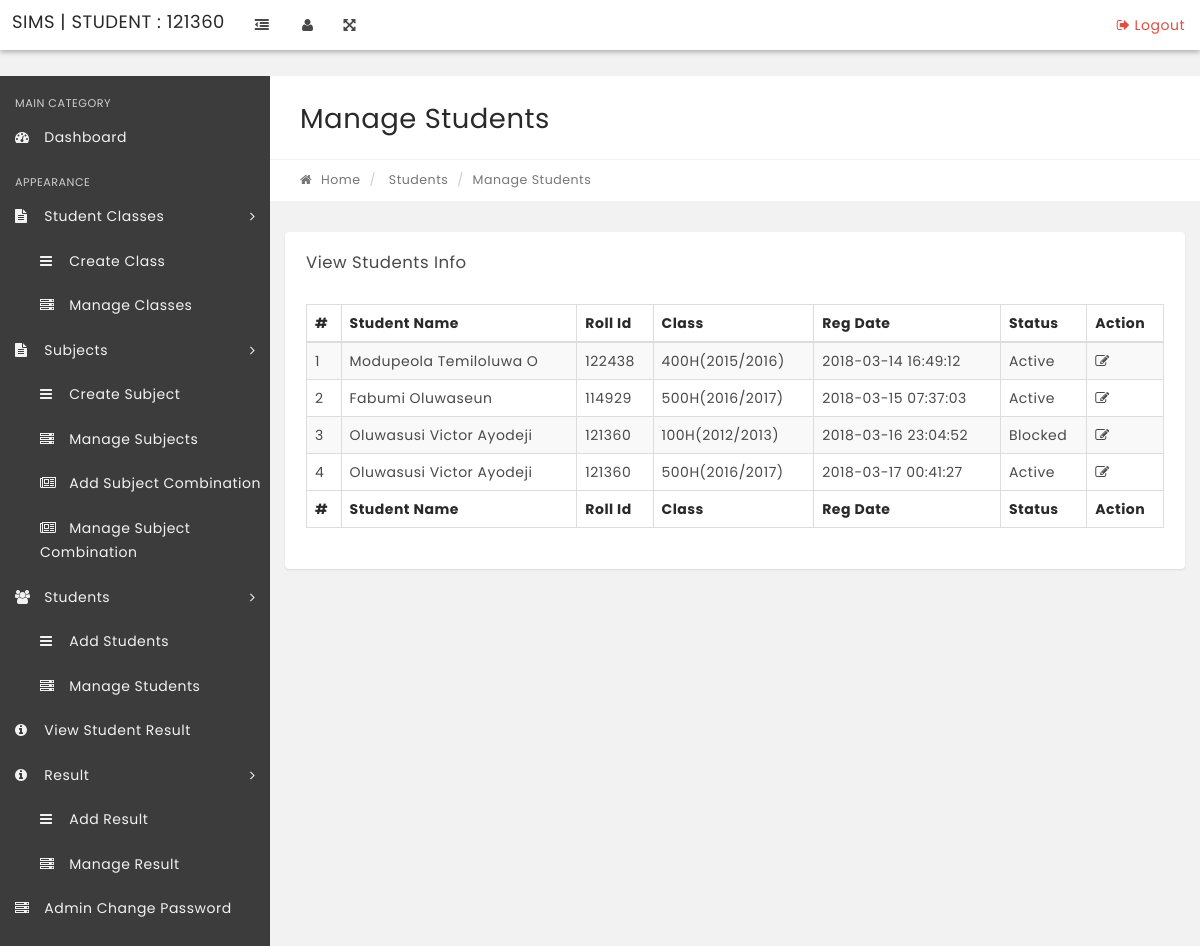
The page /admin/manage-results.php (signed in) on the database its author committed.
### tables this page shows
CREATE TABLE IF NOT EXISTS `tblstudents` (
  `StudentId` int(11) NOT NULL AUTO_INCREMENT,
  `StudentName` varchar(100) NOT NULL,
  `Rollid` varchar(6) NOT NULL,
  `StudentEmail` varchar(100) NOT NULL,
  `Gender` varchar(10) NOT NULL,
  `DOB` varchar(100) NOT NULL,
  `ClassId` int(11) NOT NULL,
  `RegDate` timestamp NOT NULL DEFAULT CURRENT_TIMESTAMP,
  `UpdationDate` timestamp NULL DEFAULT NULL ON UPDATE CURRENT_TIMESTAMP,
  `Status` int(1) NOT NULL,
  PRIMARY KEY (`StudentId`)
);

### admin/manage-results.php (the view, shortened to what this page needs)
<?php
include('includes/config.php');
if(strlen($_SESSION['alogin'])=="")
    {
    header("Location: index.php");
    }
    else{
?>
<!DOCTYPE html>
<html lang="en">
    <head>
        <link rel="stylesheet" href="css/bootstrap.min.css" media="screen" >
        <link rel="stylesheet" href="css/font-awesome.min.css" media="screen" >
        <link rel="stylesheet" href="css/animate-css/animate.min.css" media="screen" >
        <link rel="stylesheet" href="css/lobipanel/lobipanel.min.css" media="screen" >
        <link rel="stylesheet" href="css/prism/prism.css" media="screen" >
        <link rel="stylesheet" type="text/css" href="js/DataTables/datatables.min.css"/>
        <link rel="stylesheet" href="css/main.css" media="screen" >
    </head>
    <body class="top-navbar-fixed">
        <div class="main-wrapper">
   <?php include('includes/topbar.php');?>
            <div class="content-wrapper">
                <div class="content-container">
<?php include('includes/leftbar.php');?>
                    <div class="main-page">
                        <div class="container-fluid">
                            <div class="row page-title-div">
                                <div class="col-md-6">
                                    <h2 class="title">Manage Students</h2>
                                </div>
                            </div>
                            <div class="row breadcrumb-div">
                                <div class="col-md-6">
                                    <ul class="breadcrumb">
            							<li><a href="dashboard.php"><i class="fa fa-home"></i> Home</a></li>
                                        <li> Students</li>
            							<li class="active">Manage Students</li>
            						</ul>
                                </div>
                            </div>
                        </div>
                        <section class="section">
                            <div class="container-fluid">
                                <div class="row">
                                    <div class="col-md-12">
                                        <div class="panel">
                                            <div class="panel-heading">
                                                <div class="panel-title">
                                                    <h5>View Students Info</h5>
                                                </div>
                                            </div>
                                            <div class="panel-body p-20">
                                                <table id="example" class="display table table-striped table-bordered" cellspacing="0" width="100%">
                                                    <thead>
                                                        <tr>
                                                            <th>#</th>
                                                            <th>Student Name</th>
                                                            <th>Roll Id</th>
                                                            <th>Class</th>
                                                            <th>Reg Date</th>
                                                            <th>Status</th>
                                                            <th>Action</th>
                                                        </tr>
                                                    </thead>
                                                    <tfoot>
                                                        <tr>
                                                          <th>#</th>
                                                            <th>Student Name</th>
                                                            <th>Roll Id</th>
                                                            <th>Class</th>
                                                            <th>Reg Date</th>
                                                            <th>Status</th>
                                                            <th>Action</th>
                                                        </tr>
                                                    </tfoot>
                                                    <tbody>
<?php $sql = "SELECT  distinct tblstudents.StudentName,tblstudents.RollId,tblstudents.RegDate,tblstudents.StudentId,tblstudents.Status,tblclasses.ClassName,tblclasses.Section from tblresult join tblstudents on tblstudents.StudentId=tblresult.StudentId  join tblclasses on tblclasses.id=tblresult.ClassId";
$query = $dbh->prepare($sql);
$query->execute();
$results=$query->fetchAll(PDO::FETCH_OBJ);
$cnt=1;
if($query->rowCount() > 0)
{
foreach($results as $result)
{   ?>
<tr>
 <td><?php echo htmlentities($cnt);?></td>
                                                            <td><?php echo htmlentities($result->StudentName);?></td>
                                                            <td><?php echo htmlentities($result->RollId);?></td>
                                                            <td><?php echo htmlentities($result->ClassName);?>(<?php echo htmlentities($result->Section);?>)</td>
                                                            <td><?php echo htmlentities($result->RegDate);?></td>
                                                             <td><?php if($result->Status==1){
echo htmlentities('Active');
}
else{
   echo htmlentities('Blocked');
}
                                                                ?></td>
<td>
<a href="edit-result.php?stid=<?php echo htmlentities($result->StudentId);?>"><i class="fa fa-edit" title="Edit Record"></i> </a>
</td>
</tr>
<?php $cnt=$cnt+1;}} ?>
                                                    </tbody>
                                                </table>
                                            </div>
                                        </div>
                                    </div>
                                                </div>
                                            </div>
                                        </div>
                                    </div>
                                </div>
                            </div>
    </body>
</html>
<?php } ?>

### rows shown on the page
tblstudents: StudentName "Modupeola Temiloluwa O", Rollid "122438", ClassName "400H", Section "2015/2016", RegDate "2018-03-14 16:49:12"
tblstudents: StudentName "Fabumi Oluwaseun", Rollid "114929", ClassName "500H", Section "2016/2017", RegDate "2018-03-15 07:37:03"
tblstudents: StudentName "Oluwasusi Victor Ayodeji", Rollid "121360", ClassName "100H", Section "2012/2013", RegDate "2018-03-16 23:04:52"
tblstudents: StudentName "Oluwasusi Victor Ayodeji", Rollid "121360", ClassName "500H", Section "2016/2017", RegDate "2018-03-17 00:41:27"

### other values the page prints
$_SESSION[userid] "121360"
